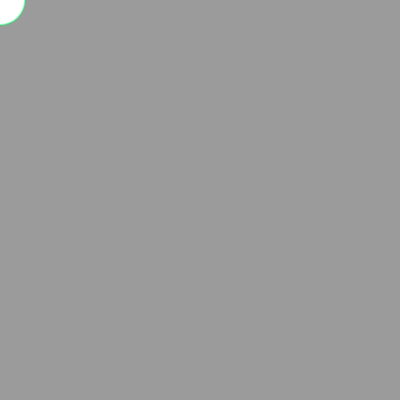
Frame 1 (no input)
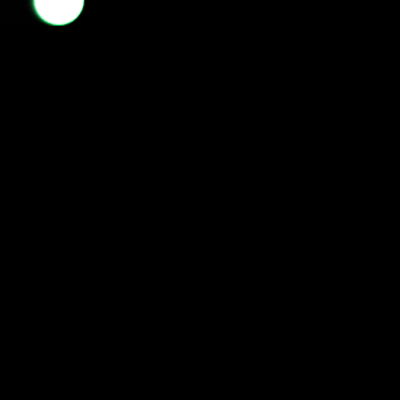
Frame 60 (no input)
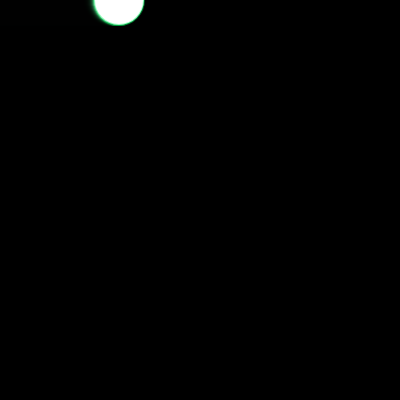
Frame 120 (the mouse pressed at the canvas centre since frame 60)

The p5.js sketch that drew these frames (run headless with seeded random() and noise() and a simulated clock; from frame 60 on, the mouse is pressed at the canvas centre):

// p5.js sketch
// ── sketch.js

var x = 0;
var y = 0;
var R = 0;
var G = 0;
var B = 0;
var A = 100;


function setup() {
  
  createCanvas(400, 400);
}

function draw() {

  background(R, G, B, A);
  stroke(0, 255, 100, 100)
  strokeWeight(2)
  circle(x,y, 50);
  stroke(255,0, 100, 100)
  //circle(200,200, 150);
  
  if(x < width)
  {
    x += 1;
  }
  else {
    x = 0;
    y += 20;
    R += 50;
    if(R > 255) 
    {
      R = 0;
      G += 50;
      if(G > 255) 
      {
        R = 0;
        G = 0;
        B += 50;
        if(B > 255) 
        {
          R = 0;
          G = 0;
          B = 0;
          A += 50;
          if(A > 255) 
          {
            R = 0;
            G = 0;
            B = 0;
            A = 100;
          }
        }
      }

    }

   } 
}
